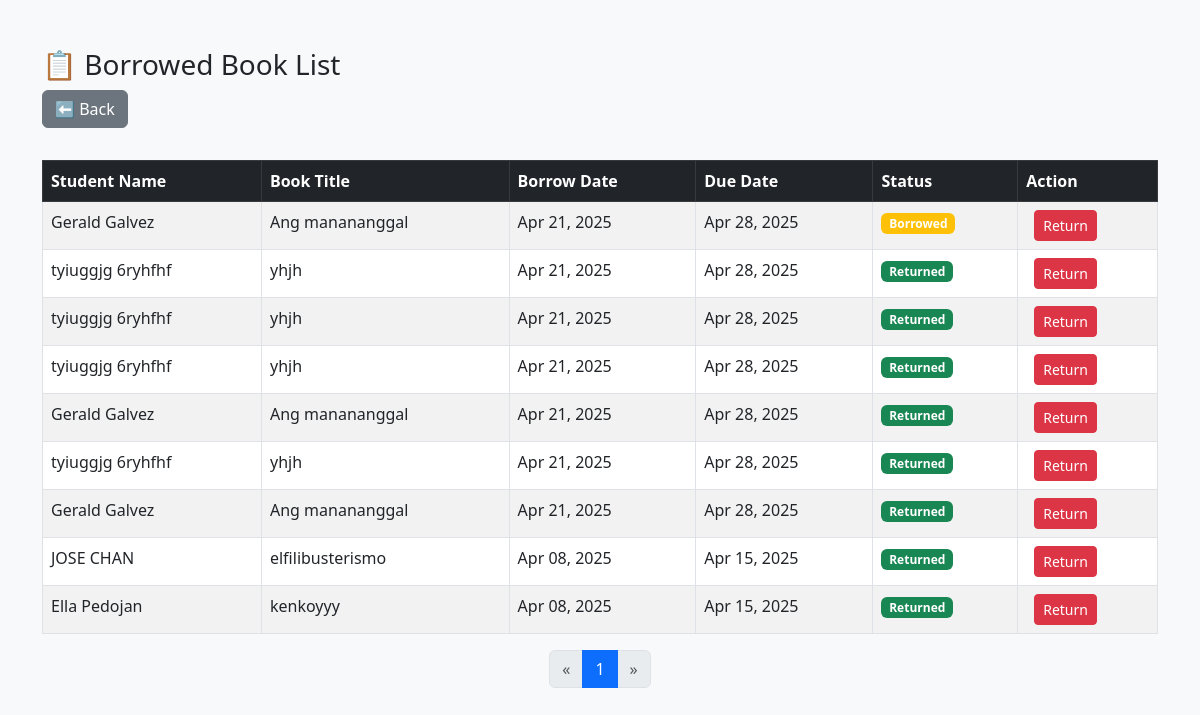
/borrow_list.php, run on the app's committed database.
### tables this page shows
CREATE TABLE `borrow` (
  `id` int(11) NOT NULL,
  `student_id` varchar(50) NOT NULL,
  `book_id` varchar(50) NOT NULL,
  `borrow_date` datetime DEFAULT current_timestamp(),
  `return_date` datetime DEFAULT NULL,
  `status` enum('borrowed','returned') DEFAULT 'borrowed',
  `due_date` date NOT NULL DEFAULT (curdate() + interval 7 day),
  `borrow_id` int(11) DEFAULT NULL,
  `firstname` varchar(255) DEFAULT NULL,
  `lastname` varchar(255) DEFAULT NULL
);

CREATE TABLE `student` (
  `id` int(11) NOT NULL,
  `student_id` varchar(50) NOT NULL,
  `firstname` varchar(100) DEFAULT NULL,
  `lastname` varchar(100) DEFAULT NULL,
  `course` varchar(100) NOT NULL,
  `year_level` varchar(20) NOT NULL,
  `qr_code` varchar(255) NOT NULL,
  `email` varchar(100) NOT NULL,
  `phone` varchar(15) NOT NULL
);

CREATE TABLE `book` (
  `book_id` int(11) NOT NULL,
  `title` varchar(255) NOT NULL,
  `author` varchar(255) NOT NULL,
  `category` enum('Filipino','English','Science','Mathematics','History') NOT NULL,
  `status` enum('available','borrowed') DEFAULT 'available',
  `qr_code` text DEFAULT NULL,
  `shelf_id` int(11) DEFAULT NULL
);

### borrow_list.php (the view, shortened to what this page needs)
<?php
include 'db_connect.php';
$records_per_page = 10;
$page = isset($_GET['page']) ? (int) $_GET['page'] : 1;
$start_from = ($page - 1) * $records_per_page;
$total_result = $conn->query("
    SELECT COUNT(*) AS total
    FROM borrow b
    JOIN student s ON b.student_id = s.student_id
    JOIN book bk ON b.book_id = bk.book_id
");
$total_row = $total_result->fetch_assoc();
$total_records = $total_row['total'];
$total_pages = ceil($total_records / $records_per_page);
$result = $conn->query("
    SELECT b.borrow_id, s.firstname, s.lastname, bk.title, b.borrow_date, b.due_date, b.status
    FROM borrow b
    JOIN student s ON b.student_id = s.student_id
    JOIN book bk ON b.book_id = bk.book_id
    ORDER BY b.borrow_date DESC
    LIMIT $start_from, $records_per_page
");
?>
<!DOCTYPE html>
<html>
<head>
    <link rel="stylesheet" href="https://cdn.jsdelivr.net/npm/bootstrap@5.3.0/dist/css/bootstrap.min.css">
</head>
<body class="bg-light">
<div class="container mt-5">
    <h3>📋 Borrowed Book List</h3>
    <a href="book.php" class="btn btn-secondary mb-3">⬅ Back</a>
    <table class="table table-bordered table-striped mt-3">
        <thead class="table-dark">
            <tr>
                <th>Student Name</th>
                <th>Book Title</th>
                <th>Borrow Date</th>
                <th>Due Date</th>
                <th>Status</th>
                <th>Action</th>
            </tr>
        </thead>
        <tbody>
            <?php while($row = $result->fetch_assoc()): ?>
                <tr>
                    <td><?= htmlspecialchars($row['firstname'] . ' ' . $row['lastname']); ?></td>
                    <td><?= htmlspecialchars($row['title']); ?></td>
                    <td><?= date('M d, Y', strtotime($row['borrow_date'])); ?></td>
                    <td><?= date('M d, Y', strtotime($row['due_date'])); ?></td>
                    <td><span class="badge <?= $row['status'] === 'borrowed' ? 'bg-warning' : 'bg-success'; ?>">
                        <?= ucfirst($row['status']); ?></span></td>
                        <td><a href="return_book.php?student=<?= urlencode($row['firstname'] . ' ' . $row['lastname']); ?>&book_id=<?= urlencode($row['borrow_id']); ?>" class="btn btn-sm btn-danger ms-2">
            Return
        </a></td>
                </tr>
            <?php endwhile; ?>
        </tbody>
    </table>
    <nav aria-label="Page navigation">
        <ul class="pagination justify-content-center">
            <li class="page-item <?= ($page <= 1) ? 'disabled' : ''; ?>">
                <a class="page-link" href="?page=<?= $page - 1; ?>" aria-label="Previous">
                    <span aria-hidden="true">&laquo;</span>
                </a>
            </li>
            <?php for ($i = 1; $i <= $total_pages; $i++): ?>
                <li class="page-item <?= ($i == $page) ? 'active' : ''; ?>">
                    <a class="page-link" href="?page=<?= $i; ?>"><?= $i; ?></a>
                </li>
            <?php endfor; ?>
            <li class="page-item <?= ($page >= $total_pages) ? 'disabled' : ''; ?>">
                <a class="page-link" href="?page=<?= $page + 1; ?>" aria-label="Next">
                    <span aria-hidden="true">&raquo;</span>
                </a>
            </li>
        </ul>
    </nav>
</div>
</body>
</html>

### data on the page
borrow: student.firstname+lastname "Gerald Galvez", book.title "Ang manananggal", borrow_date "Apr 21, 2025", due_date "Apr 28, 2025", status "Borrowed"
borrow: student.firstname+lastname "tyiuggjg 6ryhfhf", book.title "yhjh", borrow_date "Apr 21, 2025", due_date "Apr 28, 2025", status "Returned"
borrow: student.firstname+lastname "tyiuggjg 6ryhfhf", book.title "yhjh", borrow_date "Apr 21, 2025", due_date "Apr 28, 2025", status "Returned"
borrow: student.firstname+lastname "tyiuggjg 6ryhfhf", book.title "yhjh", borrow_date "Apr 21, 2025", due_date "Apr 28, 2025", status "Returned"
borrow: student.firstname+lastname "Gerald Galvez", book.title "Ang manananggal", borrow_date "Apr 21, 2025", due_date "Apr 28, 2025", status "Returned"
borrow: student.firstname+lastname "tyiuggjg 6ryhfhf", book.title "yhjh", borrow_date "Apr 21, 2025", due_date "Apr 28, 2025", status "Returned"
borrow: student.firstname+lastname "Gerald Galvez", book.title "Ang manananggal", borrow_date "Apr 21, 2025", due_date "Apr 28, 2025", status "Returned"
borrow: student.firstname+lastname "JOSE CHAN", book.title "elfilibusterismo", borrow_date "Apr 08, 2025", due_date "Apr 15, 2025", status "Returned"
borrow: student.firstname+lastname "Ella Pedojan", book.title "kenkoyyy", borrow_date "Apr 08, 2025", due_date "Apr 15, 2025", status "Returned"
